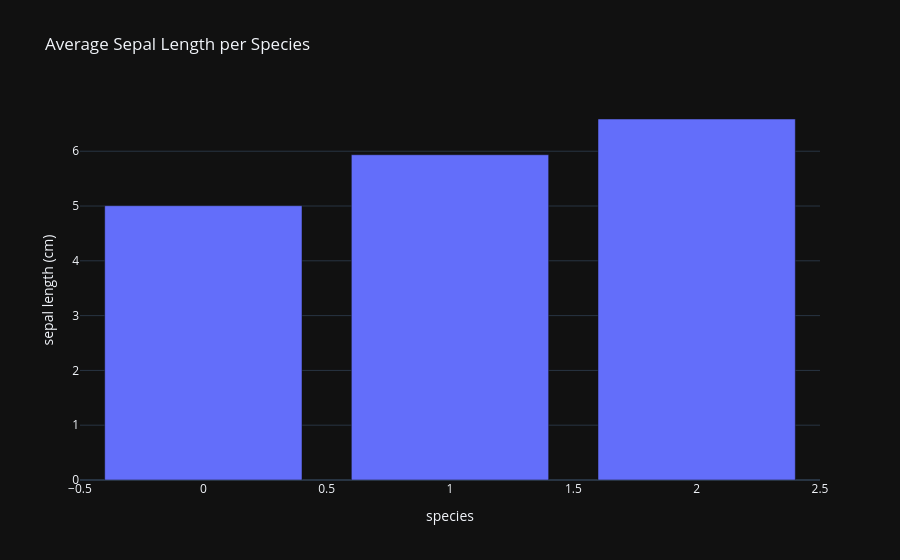

This figure's notebook cell:
### Markdown cell above
### Bar Chart

### Code cell
avg_sepal_length = iris.groupby('species')['sepal length (cm)'].mean().reset_index()
fig = px.bar(avg_sepal_length, x='species', y='sepal length (cm)', title='Average Sepal Length per Species')
fig.show()

### Figure 1 — Plotly figure (JSON) as saved in the notebook; plotly's stock layout.template omitted (floating-point values rounded to 4 significant figures)
{"data": [{"alignmentgroup": "True", "hovertemplate": "species=%{x}<br>sepal length (cm)=%{y}<extra></extra>", "legendgroup": "", "marker": {"color": "#636efa", "pattern": {"shape": ""}}, "name": "", "offsetgroup": "", "orientation": "v", "showlegend": false, "textposition": "auto", "x": [0, 1, 2], "xaxis": "x", "y": [5.006, 5.936, 6.588], "yaxis": "y", "type": "bar"}], "layout": {"xaxis": {"anchor": "y", "domain": [0.0, 1.0], "title": {"text": "species"}}, "yaxis": {"anchor": "x", "domain": [0.0, 1.0], "title": {"text": "sepal length (cm)"}}, "legend": {"tracegroupgap": 0}, "title": {"text": "Average Sepal Length per Species"}, "barmode": "relative"}}
